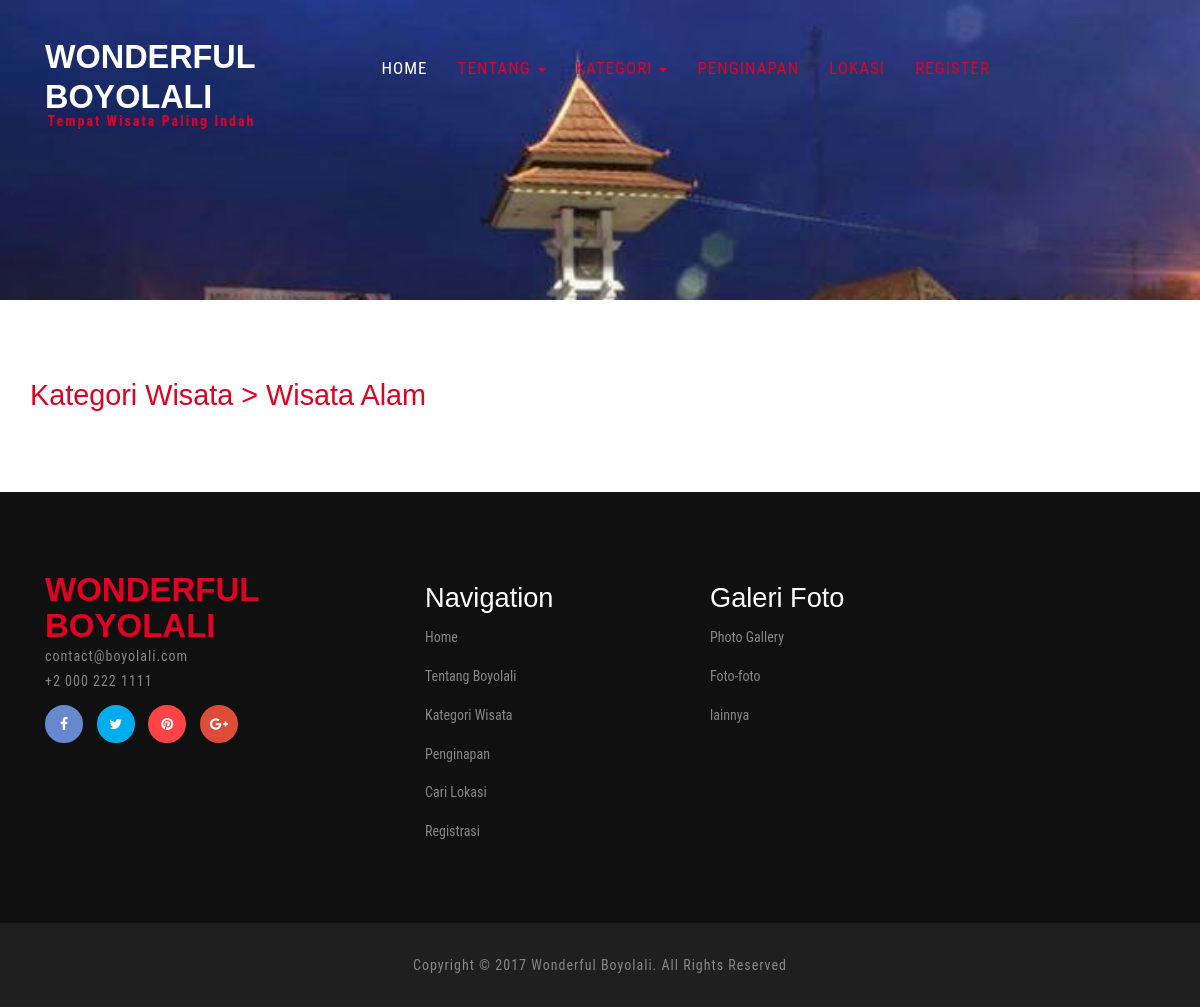
/index.php/main/alam, run on an earlier commit of the app's database.
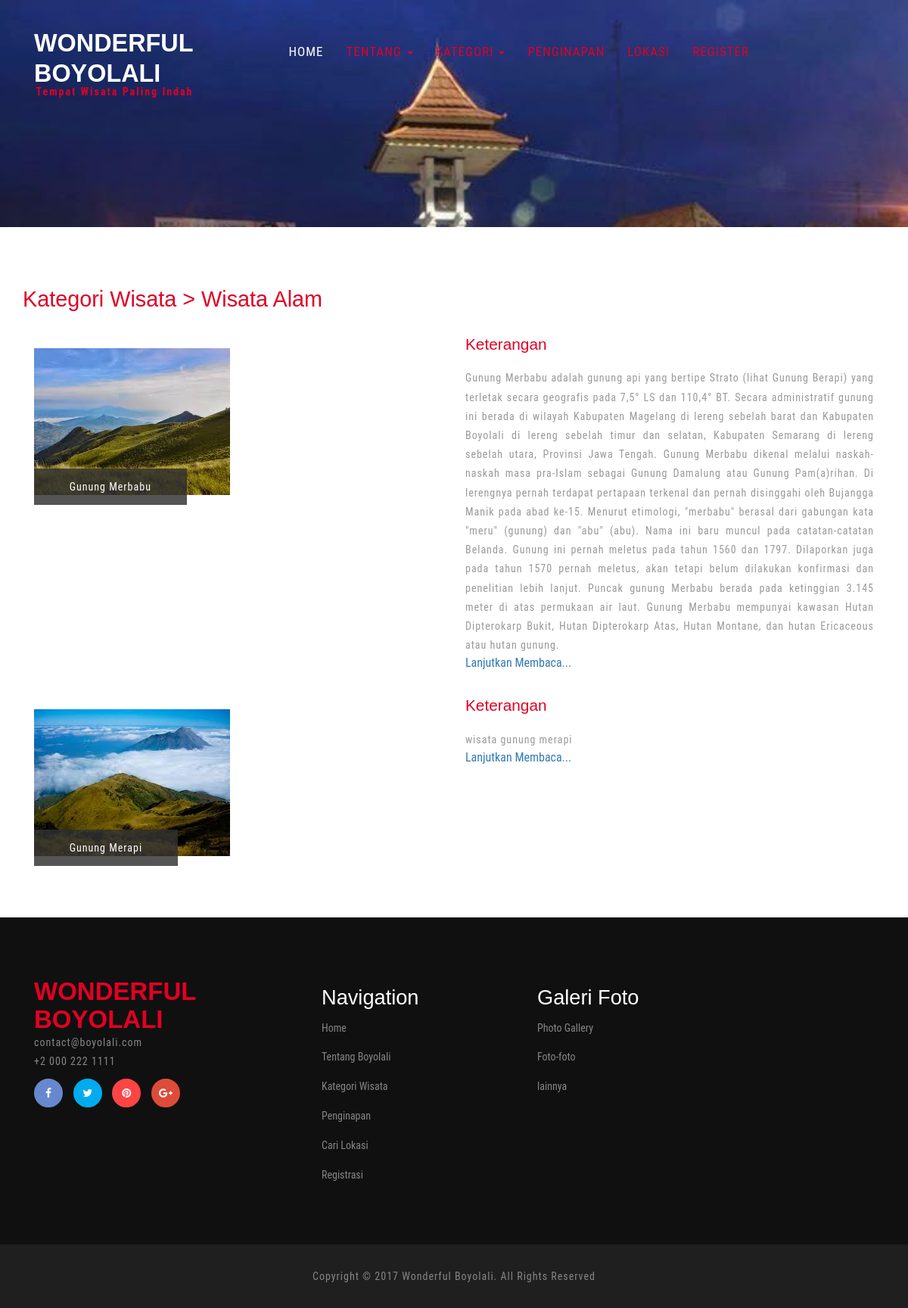
And on a later commit of the database.
### tables this page shows
CREATE TABLE `tempat_wisata` (
  `id_wisata` int(5) NOT NULL,
  `nama_wisata` varchar(100) NOT NULL,
  `alamat_wisata` varchar(250) NOT NULL,
  `kategori_wisata` varchar(50) NOT NULL,
  `lat_wisata` varchar(100) NOT NULL,
  `long_wisata` varchar(100) NOT NULL,
  `ket_wisata` text NOT NULL,
  `harga_wisata` int(10) NOT NULL,
  `notelp_wisata` varchar(15) NOT NULL,
  `tanggal_post` date NOT NULL,
  `id_admin` int(5) NOT NULL
);

### application/controllers/Main.php (called while the page is built, shortened)
<?php
class Main extends CI_Controller {
    public function alam()
	{
		$this->load->model('m_dashboard');
        $this->load->view('main/header1');
		$data['alam'] = $this->m_dashboard->tampil_alam()->result();
        $this->load->view('alam',$data);
		$this->load->view('main/footer');
	}
}

### index.php (called while the page is built, shortened)
<?php
require_once BASEPATH.'core/CodeIgniter.php';

### application/models/m_dashboard.php (called while the page is built, shortened)
<?php
class m_dashboard extends CI_Model{
    public function tampil_alam(){
		return $this->db->get_where('tempat_wisata',array('kategori_wisata'=>'Wisata Alam'));
	}
}
?>

### application/views/alam.php (the view, shortened to what this page needs)
<?php
  $CI =& get_instance();
?>
  <div class="about w3l-agileits">
    <div class="container">
      <h3>Kategori Wisata > Wisata Alam</h3>
      <?php $no=1; foreach($alam as $a){ ?>
      <div class="about-grids col-md-6">
        <div class="about-grid">
        <?php
            $dapetgambaralam = "";
            $getgambar =$CI->db->query('select gambar from gambar_wisata where id_wisata="'.$a->id_wisata.'"');
            foreach ($getgambar->result() as $row){
                $dapetgambaralam = $row->gambar;
            }
          ?>
          <?php
          if ($dapetgambaralam=="") {
            ?>
              <img src="<?php echo base_url()?>assets/images/tanya.png" alt=" " class="img-responsive" />
            <?php
          }else{
            ?>
              <img src="<?php echo base_url()?>upload-foto/<?php echo $dapetgambaralam; ?>" alt=" " class="img-responsive" />
            <?php
          }
          ?>
          <div class="img-bottom">
            <p><?php echo $a->nama_wisata; ?></p>
          </div>
        </div>
      </div>
      <div class="about-grids-bottom col-md-6" style="text-align: justify;">
        <div class="about-us">
          <h4>Keterangan</h4>
          <p><?php echo $a->ket_wisata; ?></p>
        </div>
        <a href="<?php echo base_url()?>index.php/detailwisata/<?php echo $a->id_wisata; ?>">Lanjutkan Membaca...</a>
      </div>
      <div class="col-md-12"></div>
      <?php $no++;
      } ?>
    </div>
  </div>

What changed in the data, as far as the page shows it:
added tempat_wisata: shows a picture, nama_wisata "Gunung Merbabu", ket_wisata "Gunung Merbabu adalah gunung api yang bertipe Strato (lihat Gunung Berapi) yang terletak secara geografis pada 7,5° LS dan 110,4° BT. Secara administratif gunung ini berada di wilayah Kabupaten Magelang di lereng sebelah barat dan Kabupaten Boyolali di lereng sebelah timur dan selatan, Kabupaten Semarang di lereng sebelah utara, Provinsi Jawa Tengah. Gunung Merbabu dikenal melalui naskah-naskah masa pra-Islam sebagai Gunung Damalung atau Gunung Pam(a)rihan. Di lerengnya pernah terdapat pertapaan terkenal dan pernah disinggahi oleh Bujangga Manik pada abad ke-15. Menurut etimologi, \"merbabu\" berasal dari gabungan kata \"meru\" (gunung) dan \"abu\" (abu). Nama ini baru muncul pada catatan-catatan…"
added tempat_wisata: shows a picture, nama_wisata "Gunung Merapi", ket_wisata "wisata gunung merapi"
